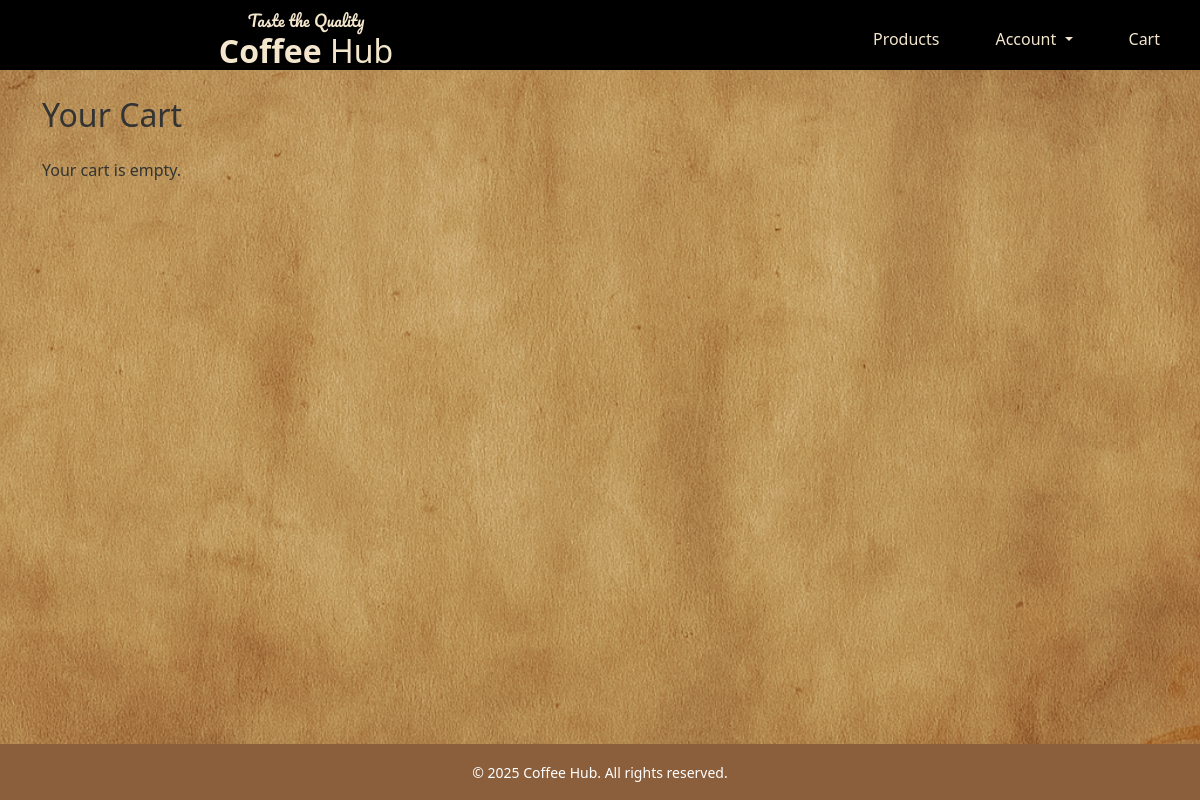
/checkout/cart/ (signed in), run on an earlier commit of the app's database.
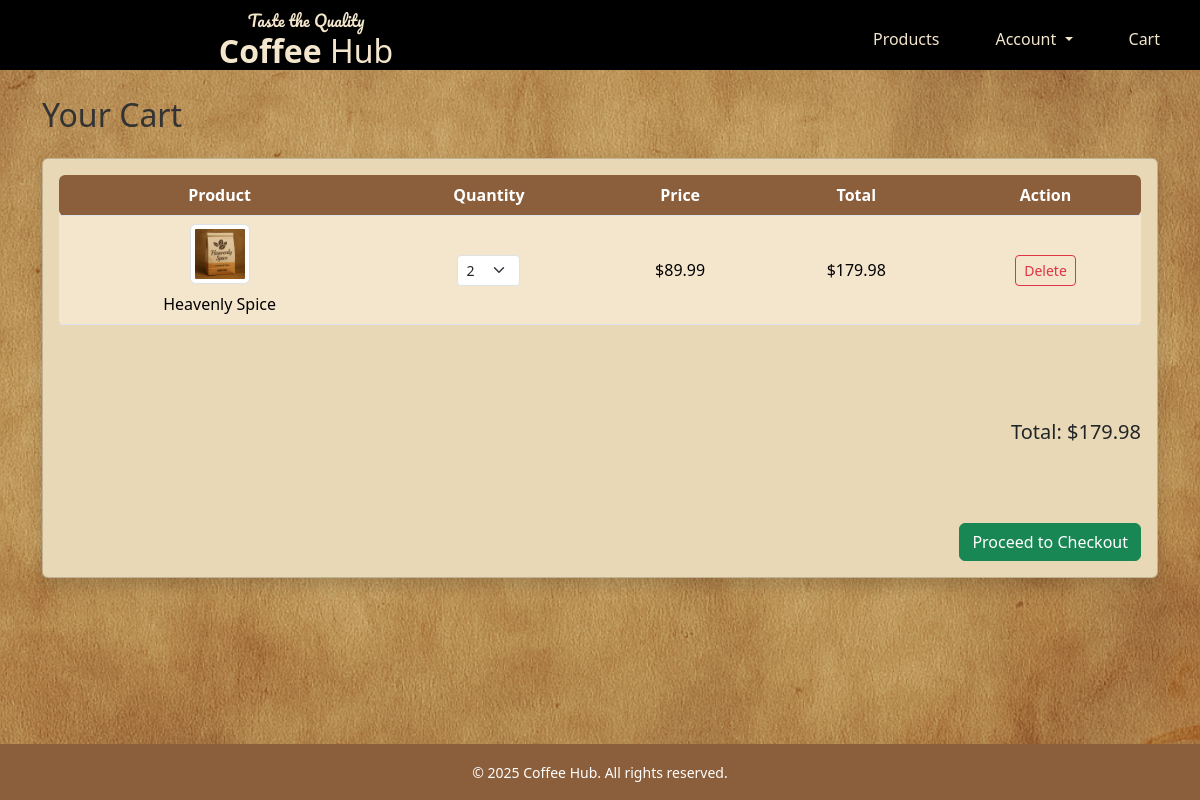
And on a later commit of the database.
### checkout/models.py (models this page shows, shortened)
class CartItem(models.Model):
    cart = models.ForeignKey(Cart, related_name='items', on_delete=models.CASCADE)
    product = models.ForeignKey(Product, on_delete=models.CASCADE)
    quantity = models.PositiveIntegerField(default=1)
    def total_price(self):
        return self.product.price * self.quantity

class Cart(models.Model):
    user = models.OneToOneField(settings.AUTH_USER_MODEL, on_delete=models.CASCADE)
    def total_price(self):
        return sum(item.total_price() for item in self.items.all())

### products/models.py (models this page shows, shortened)
class Product(models.Model):
    name = models.CharField(max_length=100)
    description = models.TextField(blank=True)
    price = models.DecimalField(max_digits=6, decimal_places=2)
    image_url = models.URLField(max_length=500)

### checkout/views.py (the view)
# urls.py: path('cart/', views.view_cart, name='view_cart'),
def view_cart(request):
    cart, _ = Cart.objects.get_or_create(user=request.user)
    quantity_range = range(1, 11)
    return render(request, 'checkout/cart.html', {'cart': cart, 'quantity_range': quantity_range})

### checkout/templates/checkout/cart.html (shortened to what this page needs)
{% extends 'base.html' %}
{% load static %}
{% block content %}
<div class="container mt-5 pt-5">
  <h2 class="mb-4">Your Cart</h2>
  {% if cart.items.all %}
    <div class="card shadow p-3">
      <div class="table-responsive">
        <table class="table table-hover align-middle cart-table rounded bg-beige">
          <thead>
            <tr>
              <th scope="col" class="table-beige text-white text-center rounded-start">Product</th>
              <th scope="col" class="table-beige text-white text-center">Quantity</th>
              <th scope="col" class="table-beige text-white text-center">Price</th>
              <th scope="col" class="table-beige text-white text-center">Total</th>
              <th scope="col" class="table-beige text-white text-center rounded-end">Action</th>
            </tr>
          </thead>
          <tbody class="bg-beige">
            {% for item in cart.items.all %}
            <tr>
              <td class="align-middle bg-beige text-center rounded-start">
                <div class="d-flex flex-column align-items-center justify-content-center">
                  <img src="{% static item.product.image_url %}" alt="{{ item.product.name }}" style="height: 60px; width: auto;" class="img-thumbnail mb-2">
                  <span>{{ item.product.name }}</span>
                </div>
              </td>
              <td class="align-middle bg-beige text-center">
                <form action="{% url 'update_cart' item.id %}" method="POST" class="d-inline-block">
                  <select name="quantity" onchange="this.form.submit()" class="form-select form-select-sm w-auto">
                    {% for i in quantity_range %}
                      <option value="{{ i }}" {% if item.quantity == i %}selected{% endif %}>{{ i }}</option>
                    {% endfor %}
                  </select>
                </form>
              </td>
              <td class="align-middle bg-beige text-center">${{ item.product.price }}</td>
              <td class="align-middle bg-beige text-center">${{ item.total_price }}</td>
              <td class="align-middle bg-beige text-center rounded-end">
                <form action="{% url 'remove_from_cart' item.id %}" method="POST">
                  <button type="submit" class="btn btn-sm btn-outline-danger">Delete</button>
                </form>
              </td>
            </tr>
            {% endfor %}
          </tbody>
        </table>
      </div>
      <h5 class="mt-4 text-end">Total: ${{ cart.total_price }}</h5>
      <div class="text-end mt-3">
        <a href="{% url 'checkout' %}" class="btn btn-success">Proceed to Checkout</a>
      </div>
    </div>
  {% else %}
    <p>Your cart is empty.</p>
  {% endif %}
</div>
{% endblock %}

What changed in the data, as far as the page shows it:
added CartItem: product.image_url (picture), product.name "Heavenly Spice", quantity "2", product.price "89.99", total_price "179.98"
added Cart: total_price "179.98"
Also different on the page:
text no longer shown: "Your cart is empty."
text now shown: "Product Quantity Price Total Action Total: $ Proceed to Checkout"
